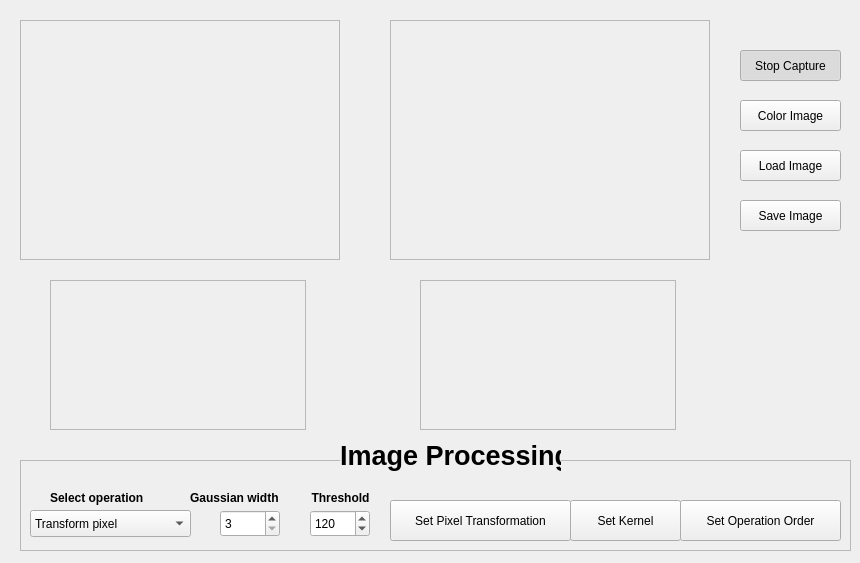
<?xml version="1.0" encoding="UTF-8"?>
<ui version="4.0">
 <class>MainWindow</class>
 <widget class="QWidget" name="MainWindow">
  <property name="geometry">
   <rect>
    <x>0</x>
    <y>0</y>
    <width>860</width>
    <height>563</height>
   </rect>
  </property>
  <property name="windowTitle">
   <string>Proyecto de Visión Artificial</string>
  </property>
  <widget class="QFrame" name="imageFrameS">
   <property name="geometry">
    <rect>
     <x>20</x>
     <y>20</y>
     <width>320</width>
     <height>240</height>
    </rect>
   </property>
   <property name="frameShape">
    <enum>QFrame::StyledPanel</enum>
   </property>
   <property name="frameShadow">
    <enum>QFrame::Raised</enum>
   </property>
  </widget>
  <widget class="QFrame" name="imageFrameD">
   <property name="geometry">
    <rect>
     <x>390</x>
     <y>20</y>
     <width>320</width>
     <height>240</height>
    </rect>
   </property>
   <property name="frameShape">
    <enum>QFrame::StyledPanel</enum>
   </property>
   <property name="frameShadow">
    <enum>QFrame::Raised</enum>
   </property>
  </widget>
  <widget class="QPushButton" name="captureButton">
   <property name="geometry">
    <rect>
     <x>740</x>
     <y>50</y>
     <width>101</width>
     <height>31</height>
    </rect>
   </property>
   <property name="text">
    <string>Stop Capture</string>
   </property>
   <property name="checkable">
    <bool>true</bool>
   </property>
   <property name="checked">
    <bool>true</bool>
   </property>
  </widget>
  <widget class="QPushButton" name="colorButton">
   <property name="geometry">
    <rect>
     <x>740</x>
     <y>100</y>
     <width>101</width>
     <height>31</height>
    </rect>
   </property>
   <property name="text">
    <string>Color Image</string>
   </property>
   <property name="checkable">
    <bool>true</bool>
   </property>
   <property name="checked">
    <bool>false</bool>
   </property>
  </widget>
  <widget class="QPushButton" name="loadButton">
   <property name="geometry">
    <rect>
     <x>740</x>
     <y>150</y>
     <width>101</width>
     <height>31</height>
    </rect>
   </property>
   <property name="text">
    <string>Load Image</string>
   </property>
   <property name="checkable">
    <bool>false</bool>
   </property>
   <property name="checked">
    <bool>false</bool>
   </property>
  </widget>
  <widget class="QFrame" name="processingFrame">
   <property name="geometry">
    <rect>
     <x>20</x>
     <y>460</y>
     <width>831</width>
     <height>91</height>
    </rect>
   </property>
   <property name="frameShape">
    <enum>QFrame::StyledPanel</enum>
   </property>
   <property name="frameShadow">
    <enum>QFrame::Raised</enum>
   </property>
   <widget class="QComboBox" name="operationComboBox">
    <property name="geometry">
     <rect>
      <x>10</x>
      <y>50</y>
      <width>161</width>
      <height>27</height>
     </rect>
    </property>
    <item>
     <property name="text">
      <string>Transform pixel</string>
     </property>
    </item>
    <item>
     <property name="text">
      <string>Thresholding</string>
     </property>
    </item>
    <item>
     <property name="text">
      <string>Equalize</string>
     </property>
    </item>
    <item>
     <property name="text">
      <string>Gaussian Blur</string>
     </property>
    </item>
    <item>
     <property name="text">
      <string>Median Blur</string>
     </property>
    </item>
    <item>
     <property name="text">
      <string>Linear Filter</string>
     </property>
    </item>
    <item>
     <property name="text">
      <string>Dilate</string>
     </property>
    </item>
    <item>
     <property name="text">
      <string>Erode</string>
     </property>
    </item>
    <item>
     <property name="text">
      <string>Apply several...</string>
     </property>
    </item>
   </widget>
   <widget class="QLabel" name="operationLabel">
    <property name="geometry">
     <rect>
      <x>30</x>
      <y>30</y>
      <width>121</width>
      <height>17</height>
     </rect>
    </property>
    <property name="text">
     <string>&lt;html&gt;&lt;head/&gt;&lt;body&gt;&lt;p&gt;&lt;span style=&quot; font-weight:600;&quot;&gt;Select operation&lt;/span&gt;&lt;/p&gt;&lt;/body&gt;&lt;/html&gt;</string>
    </property>
   </widget>
   <widget class="QLabel" name="gaussianLabel">
    <property name="geometry">
     <rect>
      <x>170</x>
      <y>30</y>
      <width>111</width>
      <height>17</height>
     </rect>
    </property>
    <property name="text">
     <string>&lt;html&gt;&lt;head/&gt;&lt;body&gt;&lt;p&gt;&lt;span style=&quot; font-weight:600;&quot;&gt;Gaussian width&lt;/span&gt;&lt;/p&gt;&lt;/body&gt;&lt;/html&gt;</string>
    </property>
   </widget>
   <widget class="QSpinBox" name="thresholdSpinBox">
    <property name="geometry">
     <rect>
      <x>290</x>
      <y>50</y>
      <width>60</width>
      <height>27</height>
     </rect>
    </property>
    <property name="maximum">
     <number>255</number>
    </property>
    <property name="value">
     <number>120</number>
    </property>
   </widget>
   <widget class="QLabel" name="gaussianLabel_2">
    <property name="geometry">
     <rect>
      <x>280</x>
      <y>30</y>
      <width>81</width>
      <height>17</height>
     </rect>
    </property>
    <property name="text">
     <string>&lt;html&gt;&lt;head/&gt;&lt;body&gt;&lt;p align=&quot;center&quot;&gt;&lt;span style=&quot; font-weight:600;&quot;&gt;Threshold&lt;/span&gt;&lt;/p&gt;&lt;/body&gt;&lt;/html&gt;</string>
    </property>
   </widget>
   <widget class="QPushButton" name="kernelButton">
    <property name="geometry">
     <rect>
      <x>550</x>
      <y>40</y>
      <width>111</width>
      <height>41</height>
     </rect>
    </property>
    <property name="text">
     <string>Set Kernel</string>
    </property>
   </widget>
   <widget class="QPushButton" name="operOrderButton">
    <property name="geometry">
     <rect>
      <x>660</x>
      <y>40</y>
      <width>161</width>
      <height>41</height>
     </rect>
    </property>
    <property name="text">
     <string>Set Operation Order</string>
    </property>
   </widget>
   <widget class="QPushButton" name="pixelTButton">
    <property name="geometry">
     <rect>
      <x>370</x>
      <y>40</y>
      <width>181</width>
      <height>41</height>
     </rect>
    </property>
    <property name="text">
     <string>Set Pixel Transformation</string>
    </property>
   </widget>
   <widget class="QSpinBox" name="gaussWidthBox">
    <property name="geometry">
     <rect>
      <x>200</x>
      <y>50</y>
      <width>60</width>
      <height>27</height>
     </rect>
    </property>
    <property name="minimum">
     <number>3</number>
    </property>
    <property name="maximum">
     <number>19</number>
    </property>
    <property name="singleStep">
     <number>2</number>
    </property>
    <property name="value">
     <number>3</number>
    </property>
   </widget>
  </widget>
  <widget class="QLabel" name="label">
   <property name="geometry">
    <rect>
     <x>340</x>
     <y>440</y>
     <width>221</width>
     <height>31</height>
    </rect>
   </property>
   <property name="autoFillBackground">
    <bool>true</bool>
   </property>
   <property name="text">
    <string>&lt;html&gt;&lt;head/&gt;&lt;body&gt;&lt;p&gt;&lt;span style=&quot; font-size:20pt; font-weight:600;&quot;&gt;Image Processing&lt;/span&gt;&lt;/p&gt;&lt;/body&gt;&lt;/html&gt;</string>
   </property>
   <property name="textFormat">
    <enum>Qt::RichText</enum>
   </property>
  </widget>
  <widget class="QPushButton" name="saveButton">
   <property name="geometry">
    <rect>
     <x>740</x>
     <y>200</y>
     <width>101</width>
     <height>31</height>
    </rect>
   </property>
   <property name="text">
    <string>Save Image</string>
   </property>
   <property name="checkable">
    <bool>false</bool>
   </property>
   <property name="checked">
    <bool>false</bool>
   </property>
  </widget>
  <widget class="QFrame" name="histoFrameS">
   <property name="geometry">
    <rect>
     <x>50</x>
     <y>280</y>
     <width>256</width>
     <height>150</height>
    </rect>
   </property>
   <property name="frameShape">
    <enum>QFrame::StyledPanel</enum>
   </property>
   <property name="frameShadow">
    <enum>QFrame::Raised</enum>
   </property>
   <property name="lineWidth">
    <number>4</number>
   </property>
  </widget>
  <widget class="QFrame" name="histoFrameD">
   <property name="geometry">
    <rect>
     <x>420</x>
     <y>280</y>
     <width>256</width>
     <height>150</height>
    </rect>
   </property>
   <property name="frameShape">
    <enum>QFrame::StyledPanel</enum>
   </property>
   <property name="frameShadow">
    <enum>QFrame::Raised</enum>
   </property>
   <property name="lineWidth">
    <number>4</number>
   </property>
  </widget>
 </widget>
 <tabstops>
  <tabstop>captureButton</tabstop>
  <tabstop>colorButton</tabstop>
  <tabstop>loadButton</tabstop>
  <tabstop>saveButton</tabstop>
  <tabstop>operationComboBox</tabstop>
  <tabstop>gaussWidthBox</tabstop>
  <tabstop>thresholdSpinBox</tabstop>
  <tabstop>pixelTButton</tabstop>
  <tabstop>kernelButton</tabstop>
  <tabstop>operOrderButton</tabstop>
 </tabstops>
 <resources/>
 <connections/>
</ui>
